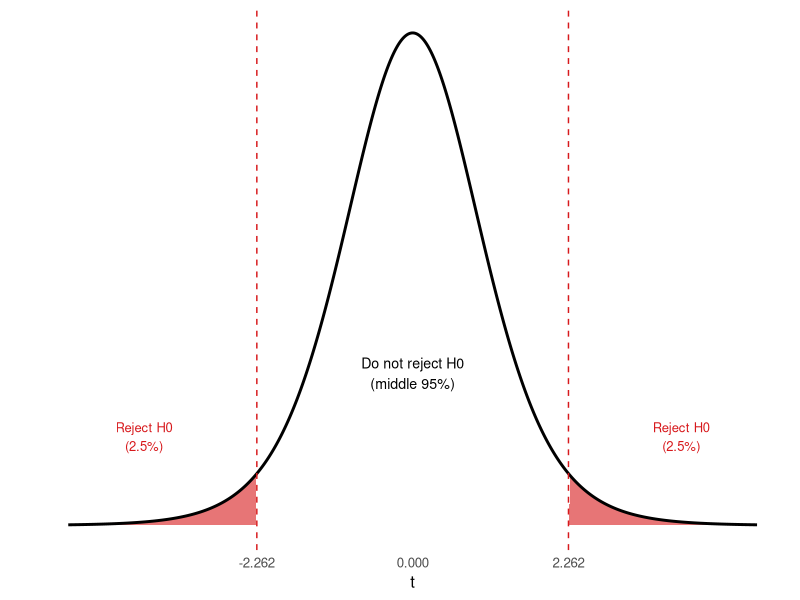
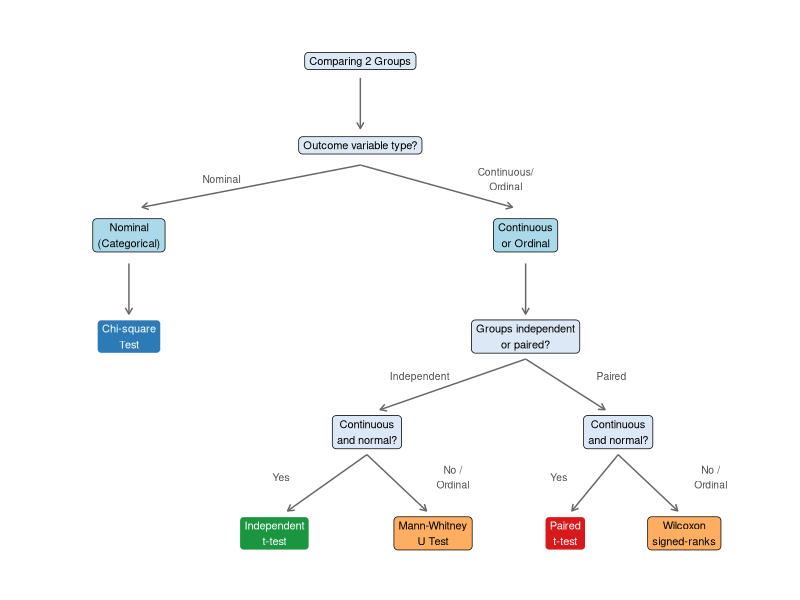

Recreate these plots in R, in order.
## ---- chunk 1
#| label: setup
#| include: false

library(ggplot2)
library(knitr)
library(kableExtra)
library(patchwork)
# Table helpers (used by the book and the slides)
# tbl_fs(): font size; PDF tables use 10pt so they fit the page width
# pdf_w():  fixed column width in the PDF only, so long text wraps
tbl_fs <- function(html_size = 13) if (knitr::is_latex_output()) 10 else html_size
pdf_w  <- function(x) if (knitr::is_latex_output()) x else NULL
## ---- chunk 2
#| label: tbl-tails
#| tbl-cap: "One-tailed vs. Two-tailed Tests"

tails <- data.frame(
  Type = c("Two-tailed", "One-tailed (right)", "One-tailed (left)"),
  `H1` = c("mu != mu0  (different from)", "mu > mu0  (greater than)", "mu < mu0  (less than)"),
  `Use When` = c(
    "Either direction (most common)",
    "Only an increase is of interest",
    "Only a decrease is of interest"
  )
)

kable(tails, col.names = c("Test Type", "H1", "Use When"),
      align = c("l","l","l")) |>
  kable_styling(bootstrap_options = c("striped","hover","bordered"),
                full_width = FALSE, font_size = tbl_fs(13)) |>
  column_spec(1, bold = TRUE, color = "#2c7bb6") |>
  row_spec(1, background = "#eaf4fb")
## ---- chunk 3
#| label: fig-critical
#| fig-cap: "Two-tailed test at alpha = 0.05 with df = 9: reject H0 when the test statistic falls in a red tail beyond the critical value 2.262"
#| fig-align: center
#| fig-height: 3.2
#| fig-width: 7

x  <- seq(-5, 5, length = 600)
dd <- data.frame(x = x, y = dt(x, df = 9))
cv <- qt(0.975, df = 9)

ggplot(dd, aes(x, y)) +
  geom_area(data = subset(dd, x <= -cv), fill = "#d7191c", alpha = 0.6) +
  geom_area(data = subset(dd, x >=  cv), fill = "#d7191c", alpha = 0.6) +
  geom_line(linewidth = 1) +
  geom_vline(xintercept = c(-cv, cv), linetype = "dashed", color = "#d7191c") +
  annotate("text", x = 0, y = 0.12, label = "Do not reject H0\n(middle 95%)", size = 3.6) +
  annotate("text", x = -3.9, y = 0.07, label = "Reject H0\n(2.5%)", size = 3.3, color = "#d7191c") +
  annotate("text", x =  3.9, y = 0.07, label = "Reject H0\n(2.5%)", size = 3.3, color = "#d7191c") +
  scale_x_continuous(breaks = c(-round(cv, 3), 0, round(cv, 3))) +
  labs(x = "t", y = "") +
  theme_minimal(base_size = 12) +
  theme(panel.grid = element_blank(), axis.text.y = element_blank())
## ---- chunk 4
#| label: tbl-errors
#| tbl-cap: "Type I and Type II Errors in Hypothesis Testing"

errors <- data.frame(
  ` ` = c("Reject H0", "Fail to reject H0"),
 `H0 is actually TRUE` = c("Type I Error (alpha) - False Positive",
                            "Correct Decision"),
  `H0 is actually FALSE` = c("Correct Decision (Power = 1 - beta)",
                             "Type II Error (beta) - False Negative")
)

kable(errors, col.names = c("Our Decision", "H0 is TRUE", "H0 is FALSE"),
      align = c("l","c","c")) |>
  kable_styling(bootstrap_options = c("bordered"),
                full_width = FALSE, font_size = tbl_fs(13)) |>
  column_spec(1, bold = TRUE) |>
  column_spec(2, background = c("#fde0d9","#d9f0d3")) |>
  column_spec(3, background = c("#d9f0d3","#fde0d9"))
## ---- chunk 5
#| label: tbl-chisq
#| tbl-cap: "Chi-Square Critical Values at alpha = 0.05 (left cumulative probability 0.95)"

df_chi  <- 1:10
cv_chi  <- round(qchisq(0.95, df = df_chi), 3)

chi_tab <- data.frame(df = df_chi, critical = cv_chi)

kable(chi_tab, col.names = c("Degrees of Freedom (df)", "chi2(0.95, df)"),
      align = c("c","c")) |>
  kable_styling(bootstrap_options = c("striped","hover","bordered"),
                full_width = FALSE, font_size = tbl_fs(13)) |>
  column_spec(1, bold = TRUE, color = "#2c7bb6") |>
  row_spec(1, background = "#eaf4fb")
## ---- chunk 6
#| label: tbl-expected
#| tbl-cap: "Observed (O) and Expected (E) Frequencies"

obs <- matrix(c(45, 55, 25, 75), nrow=2, byrow=TRUE)
row_totals <- rowSums(obs)
col_totals <- colSums(obs)
n <- sum(obs)

exp_freq <- outer(row_totals, col_totals) / n

result_tab <- data.frame(
  Group = c("Smoker", "Non-smoker"),
  O_hyp  = obs[,1],
  E_hyp  = exp_freq[,1],
  O_no   = obs[,2],
  E_no   = exp_freq[,2]
)

kable(result_tab,
      col.names = c("Group","O (Hyp.)","E (Hyp.)","O (No Hyp.)","E (No Hyp.)"),
      align = rep("c",5), digits = 2) |>
  kable_styling(bootstrap_options = c("striped","hover","bordered"),
                full_width = FALSE, font_size = tbl_fs(13)) |>
  column_spec(1, bold = TRUE)
## ---- chunk 7
#| label: tbl-paired
#| tbl-cap: "DBP Before and After Lifestyle Intervention (n = 10 patients)"

before <- c(92, 88, 95, 100, 85, 97, 90, 94, 88, 96)
after  <- c(85, 82, 89, 91,  80, 88, 84, 87, 83, 88)
d      <- before - after

pair_tab <- data.frame(
  Patient = paste0("Patient ", 1:10),
  Before  = before,
  After   = after,
  d       = d
)

kable(pair_tab,
      col.names = c("Patient", "DBP Before (mmHg)",
                    "DBP After (mmHg)", "Difference d = Before - After"),
      align = c("l","c","c","c")) |>
  kable_styling(bootstrap_options = c("striped","hover","bordered"),
                full_width = FALSE, font_size = tbl_fs(13)) |>
  column_spec(4, bold = TRUE, color = "#2c7bb6") |>
  row_spec(0, bold = TRUE, color = "white", background = "#2c7bb6")
## ---- chunk 8
#| label: tbl-mw-ranks
#| tbl-cap: "Pain scores and their ranks (n1 = n2 = 6)"

std_pain <- c(6, 7, 5, 8, 6, 7)
new_pain <- c(3, 4, 5, 2, 4, 6)
all_pain <- c(std_pain, new_pain)
rk       <- rank(all_pain)

mw <- data.frame(
  Group = rep(c("Standard", "New"), each = 6),
  Pain  = all_pain,
  Rank  = rk
)
mw <- mw[order(mw$Pain), ]

kable(mw, row.names = FALSE,
      col.names = c("Group", "Pain score", "Rank (combined)"),
      align = c("l","c","c")) |>
  kable_styling(bootstrap_options = c("striped","hover","bordered"),
                full_width = FALSE, font_size = tbl_fs(12)) |>
  row_spec(0, bold = TRUE, color = "white", background = "#2c7bb6")
## ---- chunk 9
#| label: tbl-wilcoxon
#| tbl-cap: "Blood clotting time using two solutions (n = 8 patients), with signed ranks"

pt   <- 1:8
sol1 <- c(3, 5, 5, 4, 3, 7, 8, 7)
gsol <- c(7, 6, 3, 8, 5, 9, 7, 9)
dif  <- sol1 - gsol
rk_abs <- rank(abs(dif))
signed <- ifelse(dif > 0, rk_abs, -rk_abs)

wil <- data.frame(Patient = pt, Shrimp = sol1, Standard = gsol, d = dif,
                  absd = abs(dif), rk = rk_abs, srk = signed)

kable(wil,
      col.names = c("Patient", "Shrimp", "Standard",
                    "d", "abs(d)", "Rank of abs(d)", "Signed rank"),
      align = rep("c", 7)) |>
  kable_styling(bootstrap_options = c("striped","hover","bordered"),
                full_width = FALSE, font_size = tbl_fs(12)) |>
  row_spec(0, bold = TRUE, color = "white", background = "#2c7bb6")
## ---- chunk 10
#| label: tbl-test-choice
#| tbl-cap: "Guide to Choosing the Correct Statistical Test (Two Groups)"

tests <- data.frame(
  `Data Type` = c("Categorical (Nominal)",
                   "Continuous (normal)",
                   "Continuous (normal)",
                   "Ordinal or non-normal continuous",
                   "Ordinal or non-normal continuous"),
  `Groups` = c("2 independent groups",
                "2 independent groups",
                "2 related (paired) groups",
                "2 independent groups",
                "2 related (paired) groups"),
  `Correct Test` = c("Chi-square test",
                      "Independent samples t-test",
                      "Paired samples t-test",
                      "Mann-Whitney U test",
                      "Wilcoxon signed-ranks test"),
 `SPSS Procedure` = c("Analyze -> Descriptive Statistics -> Crosstabs",
 "Analyze -> Compare Means -> Independent-Samples T Test",
 "Analyze -> Compare Means -> Paired-Samples T Test",
 "Analyze -> Nonparametric Tests -> Legacy Dialogs -> 2 Independent Samples",
 "Analyze -> Nonparametric Tests -> Legacy Dialogs -> 2 Related Samples")
)

kable(tests,
      col.names = c("Outcome Data Type", "Study Design",
                    "Statistical Test", "SPSS Procedure"),
      align = c("l","l","l","l")) |>
  kable_styling(bootstrap_options = c("striped","hover","bordered"),
                full_width = FALSE, font_size = tbl_fs(12)) |>
  column_spec(1, width = pdf_w("1.2in")) |>
  column_spec(2, width = pdf_w("1.2in")) |>
  column_spec(3, bold = TRUE, color = "#2c7bb6", width = pdf_w("1.3in")) |>
  column_spec(4, width = pdf_w("1.7in"))
## ---- chunk 11
#| label: fig-test-flowchart
#| fig-cap: "Decision flowchart for selecting the correct test (two-group comparisons)"
#| fig-align: center
#| fig-height: 5.4
#| fig-width: 9

boxes <- data.frame(
  x = c(5.5, 5.5, 2.0, 8.0, 2.0, 8.0, 5.6, 9.4, 4.2, 6.6, 8.6, 10.4),
  y = c(9.2, 7.7, 6.1, 6.1, 4.3, 4.3, 2.6, 2.6, 0.8, 0.8, 0.8, 0.8),
  label = c("Comparing 2 Groups", "Outcome variable type?",
            "Nominal\n(Categorical)", "Continuous\nor Ordinal",
            "Chi-square\nTest", "Groups independent\nor paired?",
            "Continuous\nand normal?", "Continuous\nand normal?",
            "Independent\nt-test", "Mann-Whitney\nU Test",
            "Paired\nt-test", "Wilcoxon\nsigned-ranks"),
  fill = c("#dce8f5","#dce8f5","#abd9e9","#abd9e9","#2c7bb6","#dce8f5",
           "#dce8f5","#dce8f5","#1a9641","#fdae61","#d7191c","#fdae61"),
  col  = c("black","black","black","black","white","black",
           "black","black","white","black","white","black")
)

seg <- data.frame(
  # 6th and 7th rows: "Groups independent or paired?" (x = 8.0) branches
  # left to the Independent node (5.6) and right to the Paired node (9.4)
  x    = c(5.5, 5.5, 5.5, 2.0, 8.0, 8.0, 8.0, 5.6, 5.6, 9.4, 9.4),
  xend = c(5.5, 2.2, 7.8, 2.0, 8.0, 5.8, 9.2, 4.4, 6.5, 8.7, 10.3),
  y    = c(8.9, 7.35, 7.35, 5.6, 5.6, 3.9, 3.9, 2.2, 2.2, 2.2, 2.2),
  yend = c(8.0, 6.6,  6.6,  4.7, 4.7, 3.0, 3.0, 1.2, 1.2, 1.2, 1.2)
)

edge_lab <- data.frame(
  x = c(3.4, 7.7, 6.4, 9.3, 4.3, 6.9, 8.5, 10.8),
  y = c(7.1, 7.1, 3.6, 3.6, 1.8, 1.8, 1.8, 1.8),
  label = c("Nominal","Continuous/\nOrdinal","Independent","Paired",
            "Yes","No /\nOrdinal","Yes","No /\nOrdinal")
)

ggplot() +
  geom_segment(data = seg, aes(x = x, xend = xend, y = y, yend = yend),
               arrow = arrow(length = unit(0.18, "cm")), color = "gray40") +
  geom_text(data = edge_lab, aes(x = x, y = y, label = label),
            size = 2.6, color = "gray30") +
  geom_label(data = boxes,
             aes(x = x, y = y, label = label, fill = fill, color = col),
             size = 2.8, label.r = unit(0.3, "lines"),
             label.padding = unit(0.35, "lines"), show.legend = FALSE) +
  scale_fill_identity() + scale_color_identity() +
  scale_x_continuous(limits = c(0.6, 11.6)) +
  scale_y_continuous(limits = c(0.1, 9.8)) +
  theme_void()
